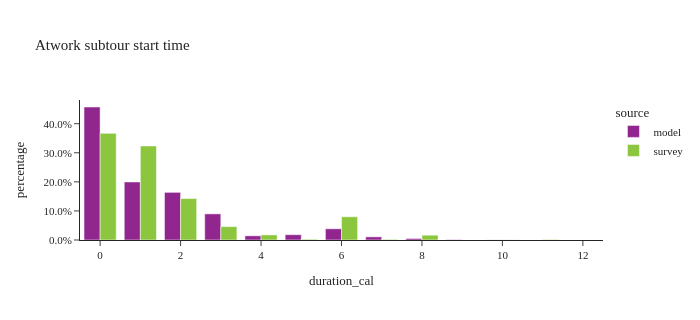

Notebook code cell kept with this figure:
### Markdown cell above
## atwork subtours duration

### Code cell
util.plot_share_barchart(atwork_subtour, 'tour_weight', 'duration_cal', height=320,title="Atwork subtour start time")

### Figure 1 — Plotly figure (JSON) as saved in the notebook; plotly's stock layout.template omitted (floating-point values rounded to 4 significant figures)
{"data": [{"alignmentgroup": "True", "customdata": [[141352], [61711], [50640], [27778], [4455], [5638], [11930], [3350], [1624], [372], [116], [5], [3]], "hovertemplate": "source=model<br>duration_cal=%{x}<br>percentage=%{y}<br>sample_size=%{customdata[0]}<extra></extra>", "legendgroup": "model", "marker": {"color": "#91268F", "pattern": {"shape": ""}}, "name": "model", "offsetgroup": "model", "orientation": "v", "showlegend": true, "textposition": "auto", "type": "bar", "x": [0.0, 1.0, 2.0, 3.0, 4.0, 5.0, 6.0, 7.0, 8.0, 9.0, 10.0, 11.0, 12.0], "xaxis": "x", "y": [0.4575, 0.1997, 0.1639, 0.0899, 0.01442, 0.01825, 0.03861, 0.01084, 0.005256, 0.001204, 0.0003754, 1.618e-05, 9.71e-06], "yaxis": "y"}, {"alignmentgroup": "True", "customdata": [[120], [133], [45], [15], [13], [4], [4], [2], [2], [1], [1]], "hovertemplate": "source=survey<br>duration_cal=%{x}<br>percentage=%{y}<br>sample_size=%{customdata[0]}<extra></extra>", "legendgroup": "survey", "marker": {"color": "#8CC63E", "pattern": {"shape": ""}}, "name": "survey", "offsetgroup": "survey", "orientation": "v", "showlegend": true, "textposition": "auto", "type": "bar", "x": [0.0, 1.0, 2.0, 3.0, 4.0, 5.0, 6.0, 7.0, 8.0, 10.0, 11.0], "xaxis": "x", "y": [0.3669, 0.3236, 0.1426, 0.04594, 0.0175, 0.002501, 0.07998, 0.002086, 0.01659, 0.0007237, 0.001638], "yaxis": "y"}], "layout": {"barmode": "group", "height": 320, "legend": {"title": {"text": "source"}, "tracegroupgap": 0}, "title": {"text": "Atwork subtour start time"}, "width": 700, "xaxis": {"anchor": "y", "domain": [0.0, 1.0], "title": {"text": "duration_cal"}}, "yaxis": {"anchor": "x", "domain": [0.0, 1.0], "tickformat": ".1%", "title": {"text": "percentage"}}}}
